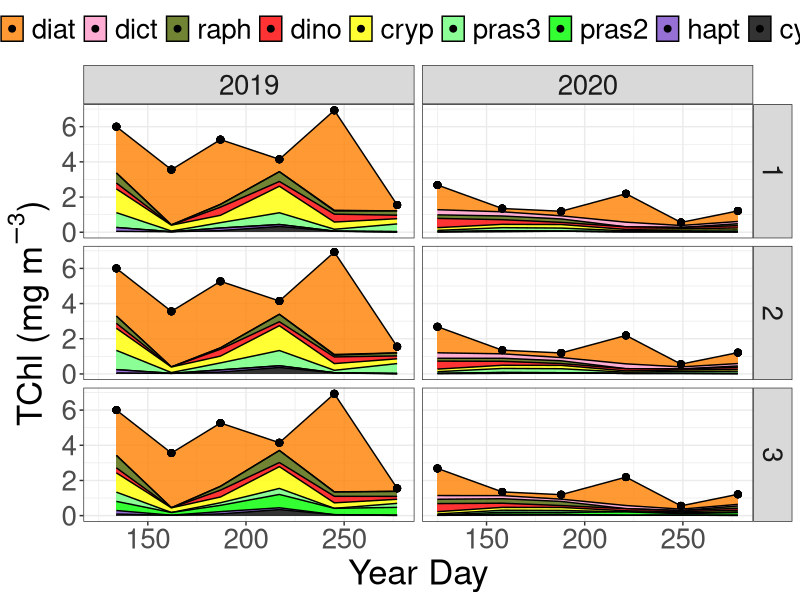
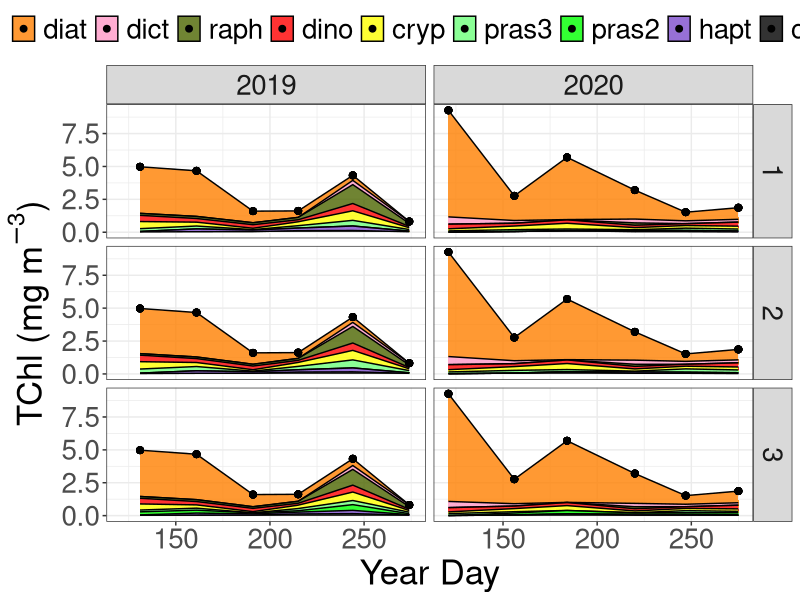
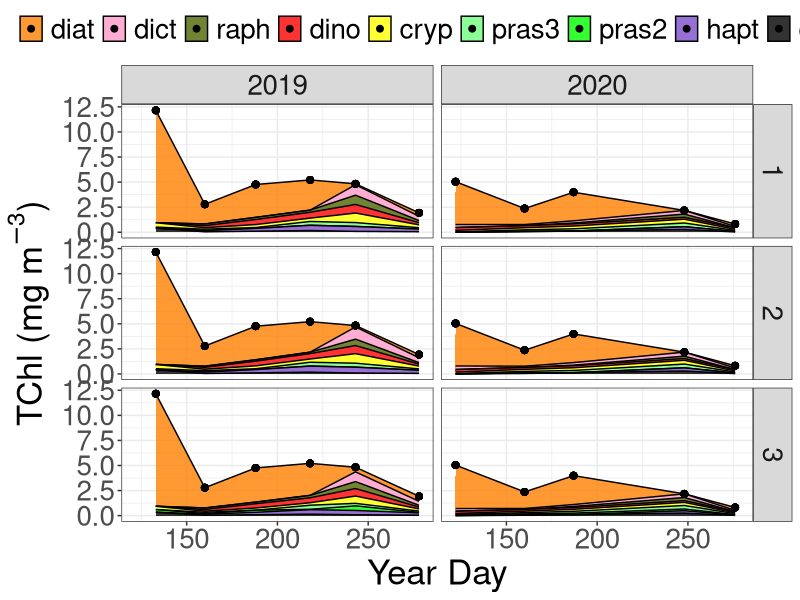
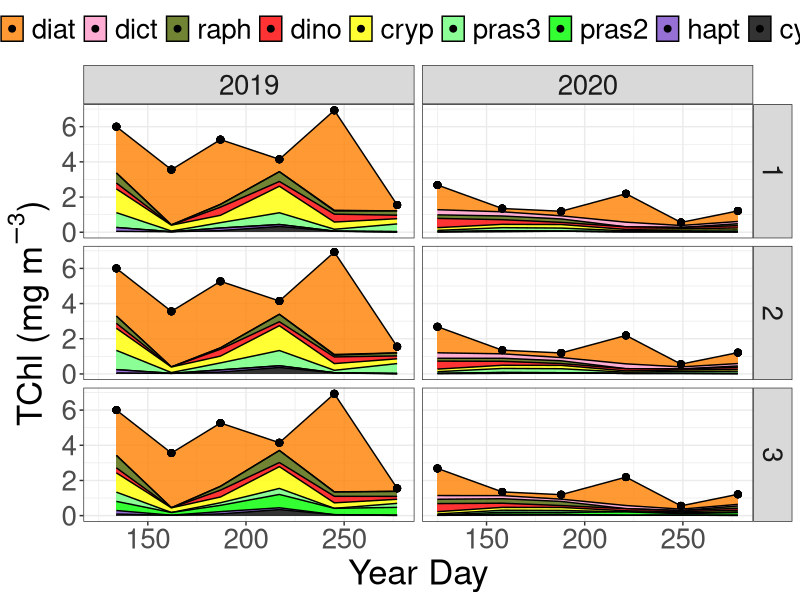
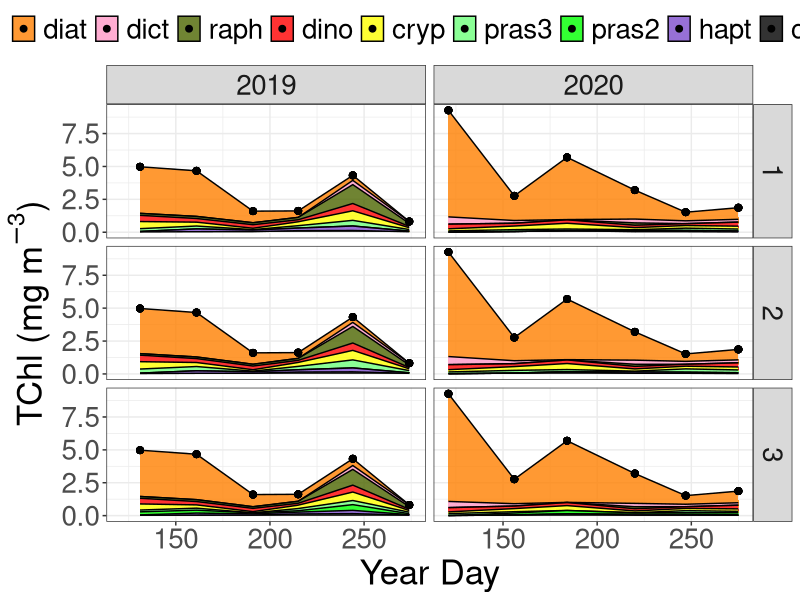
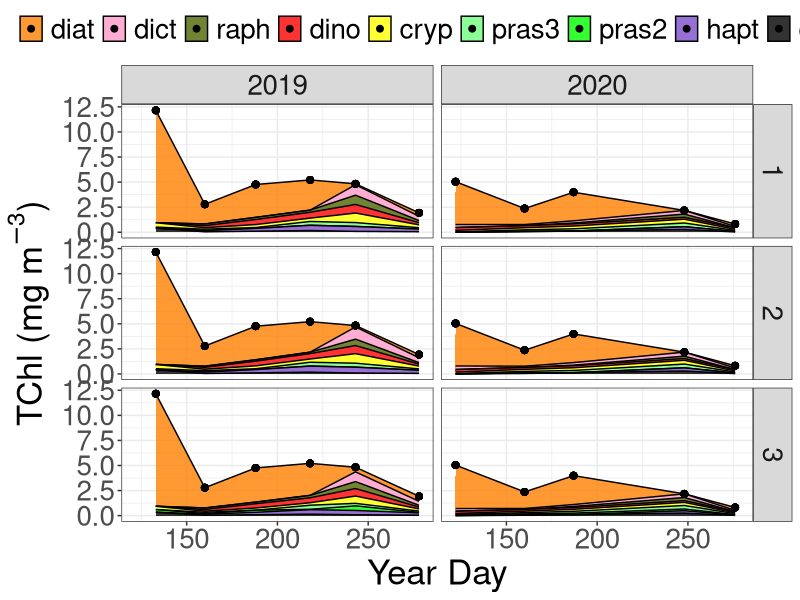

These figures' R source, in order:
## ---- chunk 1
#Load packages
library(tidyverse)
library(patchwork)
library(here)
library(readr)
library(readxl)
## ---- chunk 2
#Uploading chemtax data
chem <- read_csv(here("files", "chem_compare2.csv")) 
## ---- chunk 3
#Convert date string to date
chem <- chem %>% 
  mutate(Date = lubridate::mdy(Date))
## ---- chunk 4
#Renaming chemtax groups into manageable names
chem <- chem %>%  
  rename(date = Date, site_id = Station, run = Run,
         cyan = Cyanobacteria, hapt = Hapto, pras2 = `Prasinophytes-2`,
         pras3 = `Prasinophytes-3`, cryp = Cryptophytes, 
         dino = `Dinoflagellates-1`, raph = Raphido, dict = Dictyo,
         diat = `Diatoms-1`)
## ---- chunk 5
#Making the chemtax data tidy (long format) and calculating TChla (total biomass) for each sample (summation of biomass from each group)
chem_tidy <- chem %>% 
  pivot_longer(c(cyan, hapt, pras2, pras3, cryp, dino, dict, raph, diat),
                 names_to = "phyto_group", values_to = "TChla") %>% 
  group_by(date, site_id, run, phyto_group) %>% 
  # summarize(TChla_mean = mean(TChla)) %>% 
  # ungroup() %>% 
  group_by(date, site_id, run) %>% 
  mutate(TChla_sum = sum(TChla)) %>% 
  ungroup()
## ---- chunk 6

#Order phytoplankton groups roughly from smallest to largest - create order list
order_chem <- c("cyan", "hapt", "pras2", "pras3", "cryp",
                "dino", "raph", "dict", "diat")

#Chemtax - Specify order of phyto groups for figures
chem_tidy <- arrange(mutate(chem_tidy,
                                phyto_group = factor(phyto_group,
                                levels = order_chem)))

chem_tidy <- chem_tidy %>% 
  arrange(date, phyto_group)

## ---- chunk 7

#Set Color palette for plotting. Currently based on QU39 manuscript. Brewer has some good ones for R style.
palette_chem <- c("#ff8000", #1 - Diatoms (orange)
                  "#ff99c7", #2 - Dictyochophytes (pink)
                  "#4d6600", #3 - Raphidophytes (dark green)
                  "#ff0000", #4 - Dinoflagellates (Red)
                  "#ffff00", #5 - Cryptophytes (yellow)
                  "#6EFF7C", #6 - prasinophytes-2 (lighter green)
                  "#00ff00", #6 - prasinophytes-3 (light green)
                  "#7d4dcc", #7 - Haptophytes (purple)
                  "#000000") #8 - Cyanobacteria (black)

#Set month labels for plot
month_labels <- c('J','F','M','A','M','J','J','A','S','O','N','D')
## ---- chunk 8
#Creating site comparisons of different chemtax runs. DFO2

chem_tidy %>% 
  filter(site_id == "DFO2") %>% 
  mutate(year = lubridate::year(date),
         month = lubridate::month(date),
         yday = lubridate::yday(date)) %>% 
  ggplot(aes(x = yday, y = TChla, fill = fct_rev(phyto_group))) +
  geom_area(position = "stack", alpha = 0.8, size = 0.5, colour = "black") +
  geom_point(aes(x = yday, y = TChla_sum), size = 2) +
  scale_fill_manual(values = palette_chem) +
  facet_grid(run ~ year) +
  theme_bw() +
  theme(legend.position = "top",
        legend.direction = "horizontal",
        legend.title = element_blank(),
        text = element_text(size = 11)) +
  guides(fill = guide_legend(nrow = 1)) +
        # strip.background = element_blank(),
        # strip.text = element_blank()) + 
  labs(x = "Year Day",
           y = bquote("TChl (mg" ~ m^-3*")")) +
  theme(text = element_text(size = 25)) 

ggsave(here("figures_rev2", "chem_compare_DFO2.png"),
       width = 16, height = 10, dpi = 300)

## ---- chunk 9
#Creating site comparisons of different chemtax runs. KC10

chem_tidy %>% 
  filter(site_id == "KC10") %>% 
  mutate(year = lubridate::year(date),
         month = lubridate::month(date),
         yday = lubridate::yday(date)) %>% 
  ggplot(aes(x = yday, y = TChla, fill = fct_rev(phyto_group))) +
  geom_area(position = "stack", alpha = 0.8, size = 0.5, colour = "black") +
  geom_point(aes(x = yday, y = TChla_sum), size = 2) +
  scale_fill_manual(values = palette_chem) +
  facet_grid(run ~ year) +
  theme_bw() +
  theme(legend.position = "top",
        legend.direction = "horizontal",
        legend.title = element_blank(),
        text = element_text(size = 11)) +
  guides(fill = guide_legend(nrow = 1)) +
        # strip.background = element_blank(),
        # strip.text = element_blank()) + 
  labs(x = "Year Day",
           y = bquote("TChl (mg" ~ m^-3*")")) +
  theme(text = element_text(size = 25)) 

ggsave(here("figures_rev2", "chem_compare_KC10.png"),
       width = 16, height = 10, dpi = 300)

## ---- chunk 10
#Creating site comparisons of different chemtax runs. QCS01

chem_tidy %>% 
  filter(site_id == "QCS01") %>% 
  mutate(year = lubridate::year(date),
         month = lubridate::month(date),
         yday = lubridate::yday(date)) %>% 
  ggplot(aes(x = yday, y = TChla, fill = fct_rev(phyto_group))) +
  geom_area(position = "stack", alpha = 0.8, size = 0.5, colour = "black") +
  geom_point(aes(x = yday, y = TChla_sum), size = 2) +
  scale_fill_manual(values = palette_chem) +
  facet_grid(run ~ year) +
  theme_bw() +
  theme(legend.position = "top",
        legend.direction = "horizontal",
        legend.title = element_blank(),
        text = element_text(size = 11)) +
  guides(fill = guide_legend(nrow = 1)) +
        # strip.background = element_blank(),
        # strip.text = element_blank()) + 
  labs(x = "Year Day",
           y = bquote("TChl (mg" ~ m^-3*")")) +
  theme(text = element_text(size = 25)) 

ggsave(here("figures_rev2", "chem_compare_QCS01.png"),
       width = 16, height = 10, dpi = 300)

